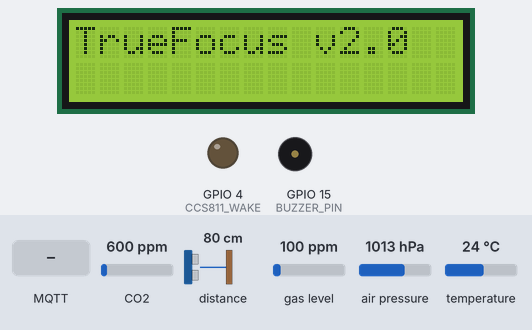
This sketch was run on a simulated ESP32. Shown: 16×2 character LCD, output pins drawn as LEDs (lit = HIGH), buzzer (waves = sounding, pin HIGH). Inputs (shaded band) come from the test bench; at power-on: distance to the obstacle 80 cm, CO2 600 ppm, gas level 100 ppm, air pressure 1013 hPa, temperature 24 °C. WiFi joins after 1.5 s; servers stay silent unless stated; no MQTT or app messages arrive unless stated; pins used as bus, display or sensor lines are not drawn; what the sketch prints to the serial monitor is not drawn.

Above: at 2.4 s.
At 3.97 s:
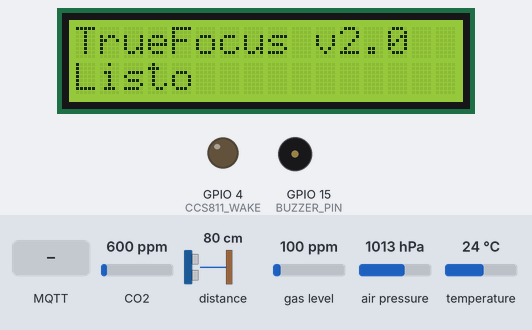
At 5.1 s:
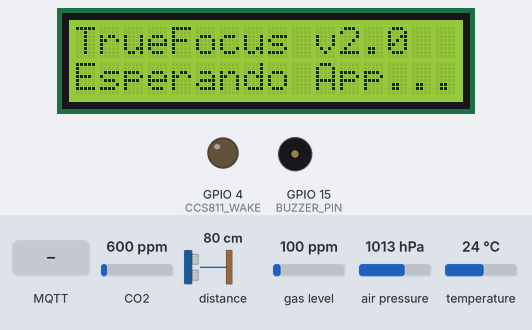
5.2 s: distance to the obstacle set to 2 cm
9.5 s: MQTT message "setSessionState" arrives on the first subscribed topic
11.0 s: MQTT message "RUNNING" arrives on the first subscribed topic
12.5 s: MQTT message "PAUSED" arrives on the first subscribed topic
Timing chart, 0 to 15.0 s (numbered marks = the images above; inputs shaded):
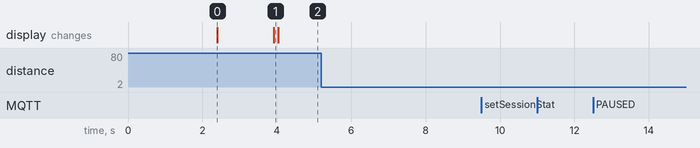

The sketch:

sketch_apr8a.ino
```cpp
#include "Adafruit_VL53L0X.h"
#include <Adafruit_BMP280.h>
#include <Adafruit_CCS811.h>
#include <ArduinoJson.h>
#include <LiquidCrystal_I2C.h>
#include <PubSubClient.h>
#include <WiFi.h>
#include <Wire.h>

// ── credenciales ─────────────────────────────────────────
const char *ssid = "red";
const char *password = "pass";
const char *mqtt_server = "thingsboard.ip.nip.io";
const int mqtt_port = 1883;
const char *device_token = "token";

#define BUZZER_PIN 15
#define CCS811_WAKE 4
#define CCS811_RST 2

Adafruit_CCS811 ccs;
LiquidCrystal_I2C lcd(0x27, 16, 2);
Adafruit_VL53L0X tof;
Adafruit_BMP280 bmp;
WiFiClient espClient;
PubSubClient client(espClient);

// ── estado pomodoro ──────────────────────────────────────
String currentStatus = "IDLE";
long targetTimeSec = 0;
unsigned long startTimeMillis = 0;
long pausedAtSec = 0;
unsigned long lastRpcMs = 0;

// ── alarma sonar ─────────────────────────────────────────
bool sonarAlarma = false;
unsigned long sonarStart = 0;
unsigned long sonarDuration = 0;

// ── buzzer ───────────────────────────────────────────────
unsigned long lastBuzzer = 0;
bool buzzerState = false;

// ── LCD timer ────────────────────────────────────────────
unsigned long lastLCD = 0;

// ── timeout WARNING ──────────────────────────────────────
#define WARNING_TIMEOUT_MS 30000UL

// ── VL53 buffer ──────────────────────────────────────────
#define SAMPLE_COUNT 40
#define PRESENCE_MAX_MM 800
#define PRESENCE_MIN_MM 200

int samples[SAMPLE_COUNT];
int sampleIndex = 0;
bool samplesFull = false;

void addSample(int val) {
  samples[sampleIndex] = val;
  sampleIndex = (sampleIndex + 1) % SAMPLE_COUNT;
  if (sampleIndex == 0)
    samplesFull = true;
}

int getSampleCount() { return samplesFull ? SAMPLE_COUNT : sampleIndex; }

float calcMean() {
  int n = getSampleCount();
  if (n == 0)
    return 0;
  long sum = 0;
  for (int i = 0; i < n; i++)
    sum += samples[i];
  return (float)sum / n;
}

float calcVarianza() {
  int n = getSampleCount();
  if (n < 2)
    return 0;
  float mean = calcMean();
  float sumSq = 0;
  for (int i = 0; i < n; i++) {
    float diff = samples[i] - mean;
    sumSq += diff * diff;
  }
  return sumSq / n;
}

bool calcPresencia(float mean) {
  return (mean < PRESENCE_MAX_MM && mean > PRESENCE_MIN_MM);
}

// ── estado CCS811 ────────────────────────────────────────
uint16_t lastEco2 = 0;
uint16_t lastTvoc = 0;
bool ccsHasData = false;

unsigned long lastCcsRead = 0;
unsigned long lastSample = 0;
unsigned long lastTelem = 0;

void callback(char *topic, byte *payload, unsigned int length) {
  String message;
  for (unsigned int i = 0; i < length; i++)
    message += (char)payload[i];

  StaticJsonDocument<512> doc;
  deserializeJson(doc, message);
  String method = doc["method"].as<String>();
  JsonObject params = doc["params"];

  lastRpcMs = millis();
  Serial.print("RPC: ");
  Serial.println(message);

  if (method == "setSessionState") {
    String newStatus = params["status"].as<String>();
    int duration = params["duration_sec"] | 0;

    if (currentStatus != "RUNNING" && newStatus == "RUNNING") {
      startTimeMillis = millis();
      targetTimeSec = duration;
    }
    if (newStatus == "PAUSED" && currentStatus == "RUNNING") {
      pausedAtSec = (millis() - startTimeMillis) / 1000;
    }
    if (newStatus == "RUNNING" && currentStatus == "PAUSED") {
      startTimeMillis = millis() - ((unsigned long)pausedAtSec * 1000);
    }

    currentStatus = newStatus;
    lastLCD = 0;
  }

  if (method == "sonarAlarma") {
    sonarDuration = (unsigned long)(params["duration"] | 3000);
    sonarStart = millis();
    sonarAlarma = true;
  }
}

void updateLCD() {
  lcd.setCursor(0, 0);

  if (currentStatus == "IDLE") {
    lcd.print("TrueFocus v2.0  ");
    lcd.setCursor(0, 1);
    lcd.print("Esperando App...");
    return;
  }

  unsigned long elapsed = (millis() - startTimeMillis) / 1000;
  if (currentStatus == "PAUSED")
    elapsed = pausedAtSec;

  long remaining = targetTimeSec - (long)elapsed;
  if (remaining < 0)
    remaining = 0;

  int mins = remaining / 60;
  int secs = remaining % 60;

  String timeStr = (mins < 10 ? "0" : "") + String(mins) + ":" +
                   (secs < 10 ? "0" : "") + String(secs);

  lcd.print("Modo: " + currentStatus + "   ");
  lcd.setCursor(0, 1);
  lcd.print("Tiempo: " + timeStr + "    ");
}

void handleBuzzer() {
  if (sonarAlarma) {
    if (millis() - sonarStart < sonarDuration) {
      digitalWrite(BUZZER_PIN, HIGH);
    } else {
      digitalWrite(BUZZER_PIN, LOW);
      sonarAlarma = false;
    }
    return;
  }

  if (currentStatus == "WARNING") {
    if (millis() - lastBuzzer > 200) {
      lastBuzzer = millis();
      buzzerState = !buzzerState;
      digitalWrite(BUZZER_PIN, buzzerState);
    }
  } else if (currentStatus == "PAUSED") {
    if (millis() - lastBuzzer > 1000) {
      lastBuzzer = millis();
      buzzerState = !buzzerState;
      digitalWrite(BUZZER_PIN, buzzerState);
    }
  } else {
    digitalWrite(BUZZER_PIN, LOW);
    buzzerState = false;
  }
}

void setup() {
  Serial.begin(115200);
  delay(2000);

  pinMode(BUZZER_PIN, OUTPUT);
  pinMode(CCS811_WAKE, OUTPUT);
  pinMode(CCS811_RST, OUTPUT);
  digitalWrite(BUZZER_PIN, LOW);

  // Reset HW del CCS811
  digitalWrite(CCS811_RST, LOW);
  delay(100);
  digitalWrite(CCS811_RST, HIGH);
  delay(100);
  digitalWrite(CCS811_WAKE, LOW);
  delay(100);

  Wire.begin();

  // Scan I2C
  Serial.println("Escaneando I2C...");
  for (byte addr = 1; addr < 127; addr++) {
    Wire.beginTransmission(addr);
    if (Wire.endTransmission() == 0) {
      Serial.print("Dispositivo en 0x");
      Serial.println(addr, HEX);
    }
  }

  // CCS811 PRIMERO
  Serial.println("Iniciando CCS811...");
  if (!ccs.begin()) {
    Serial.println("ERROR: CCS811");
    while (1)
      ;
  }
  Serial.println("CCS811 OK, esperando warm-up...");
  while (!ccs.available())
    delay(100);
  Serial.println("Listo");

  if (!ccs.readData()) {
    lastEco2 = ccs.geteCO2();
    lastTvoc = ccs.getTVOC();
    ccsHasData = true;
    Serial.print("Lectura 1: eCO2=");
    Serial.print(lastEco2);
    Serial.print(" TVOC=");
    Serial.println(lastTvoc);
  }

  // Ahora el resto
  lcd.init();
  lcd.backlight();
  lcd.setCursor(0, 0);
  lcd.print("TrueFocus v2.0");

  if (!tof.begin(0x29, false, &Wire,
                 Adafruit_VL53L0X::VL53L0X_SENSE_LONG_RANGE)) {
    Serial.println("VL53 FAIL");
    while (1)
      ;
  }
  tof.startRangeContinuous(50);

  if (!bmp.begin(0x76)) {
    Serial.println("BMP FAIL");
    while (1)
      ;
  }

  // inicializar buffer VL53
  for (int i = 0; i < SAMPLE_COUNT; i++)
    samples[i] = 1200;

  Serial.print("WiFi");
  WiFi.begin(ssid, password);
  while (WiFi.status() != WL_CONNECTED) {
    delay(500);
    Serial.print(".");
  }
  Serial.println(" OK");

  client.setServer(mqtt_server, mqtt_port);
  client.setCallback(callback);

  lcd.setCursor(0, 1);
  lcd.print("Listo           ");
}

void sendTelemetry() {
  float distMean = calcMean();
  float distVarianza = calcVarianza();
  bool presencia = calcPresencia(distMean);

  float temperatura = bmp.readTemperature();
  float presion = bmp.readPressure() / 100.0F;

  StaticJsonDocument<512> doc;
  doc["presencia"] = presencia;
  doc["distancia_mm"] = (int)distMean;
  doc["distancia_varianza"] = (int)distVarianza;
  doc["temperatura_c"] = round(temperatura * 10) / 10.0;
  doc["presion_hpa"] = round(presion * 10) / 10.0;
  doc["eco2_ppm"] = lastEco2;
  doc["tvoc_ppb"] = lastTvoc;
  doc["ccs_ready"] = ccsHasData;
  doc["pomodoro_status"] = currentStatus;

  String payload;
  serializeJson(doc, payload);

  if (client.publish("v1/devices/me/telemetry", payload.c_str())) {
    Serial.println("Telemetria OK: " + payload);
  } else {
    Serial.println("Fallo MQTT publish");
  }
}

void loop() {
  handleBuzzer();
  if (!client.connected()) {
    if (client.connect("ESP32_TF", device_token, NULL)) {
      Serial.println("MQTT OK");
      client.subscribe("v1/devices/me/rpc/request/+");
    } else {
      delay(2000);
      return;
    }
  }
  client.loop();

  // CCS811 cada 1s
  if (millis() - lastCcsRead > 1000) {
    lastCcsRead = millis();
    if (ccs.available()) {
      if (!ccs.readData()) {
        lastEco2 = ccs.geteCO2();
        lastTvoc = ccs.getTVOC();
        Serial.print("eCO2=");
        Serial.print(lastEco2);
        Serial.print(" TVOC=");
        Serial.println(lastTvoc);
      }
    }
  }

  // VL53 cada 200ms
  if (millis() - lastSample > 200) {
    lastSample = millis();
    if (tof.isRangeComplete()) {
      uint16_t dist = tof.readRangeResult();
      if (dist < 8190)
        addSample(dist);
    }
  }

  // Telemetría cada 10s
  if (millis() - lastTelem > 2000) {
    lastTelem = millis();
    sendTelemetry();
  }

  // LCD cada 500ms
  if (millis() - lastLCD > 500) {
    lastLCD = millis();
    updateLCD();
  }

  // timeout de seguridad para WARNING
  if (currentStatus == "WARNING" && millis() - lastRpcMs > WARNING_TIMEOUT_MS) {
    currentStatus = "IDLE";
    digitalWrite(BUZZER_PIN, LOW);
    buzzerState = false;
    Serial.println("WARNING timeout -> IDLE");
    lastLCD = 0;
  }
}
```

Measured:
- after the input at 5.2 s, every drawn part: stays the same
- after the input at 9.5 s, every drawn part: stays the same
- after the input at 11.0 s, every drawn part: stays the same
- after the input at 12.5 s, every drawn part: stays the same
- what the display in image 0 shows lasts 1.5 s, from 2.4 s to 3.9 s
